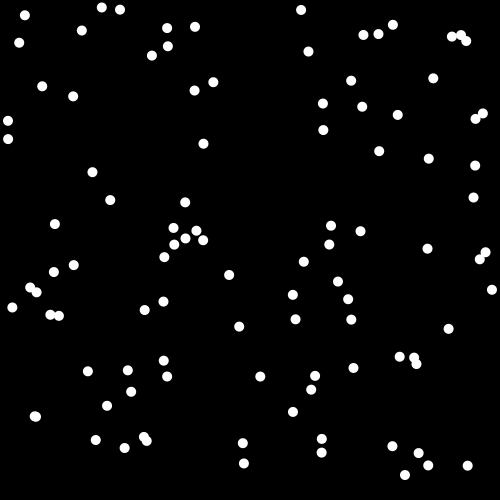
Frame 1 (no input)
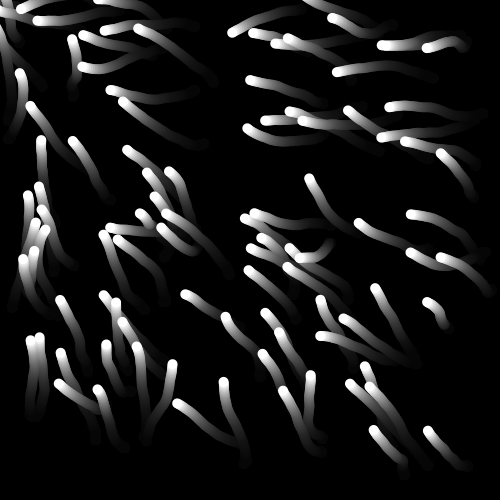
Frame 60 (the mouse pressed at the canvas centre just before this capture)
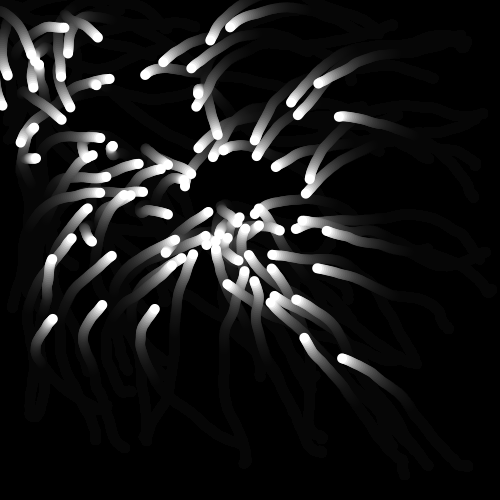
Frame 120 (the mouse held since frame 60 and released just before this capture)

The Processing sketch that drew these frames (run headless with seeded random() and noise(); from frame 60 on, the mouse is pressed at the canvas centre):

// Processing sketch: follower
// ── follower.pde
Agent[] agents;
int count = 100;

void setup() {
  size(500, 500);
  agents = new Agent[count];
  for (int i =0; i < count; i++) {
    agents[i] = new Agent(random(width), random(height));
  }
  background(0);
}

void draw() {
  fill(0, 20);
  rect(0, 0, width, height);
  for (int i =0; i < count; i++) {
    agents[i].update();
    agents[i].display();
  }
}

// ── Agent.pde
class Agent {
  PVector acceleration;
  PVector position;
  PVector velocity = new PVector(0,0);
  float size = 10;
  
  Agent(float positionX, float positionY) {
    position = new PVector(positionX, positionY);
  }
  
  void update() {
    PVector mousePosition = new PVector(mouseX,mouseY);
    PVector direction = mousePosition.sub(position);
    acceleration = direction.normalize();
    acceleration.mult(0.05);
    PVector rand = new PVector(random(2) - 1,random(2)- 1);
    rand.mult(.2);
    velocity.add(acceleration);
    velocity.add(rand);
    velocity.limit(2);
    position.add(velocity);
  }
  
  void display() {
    noStroke();
    fill(255);
    circle(position.x,position.y, 10);
  }
  
}
